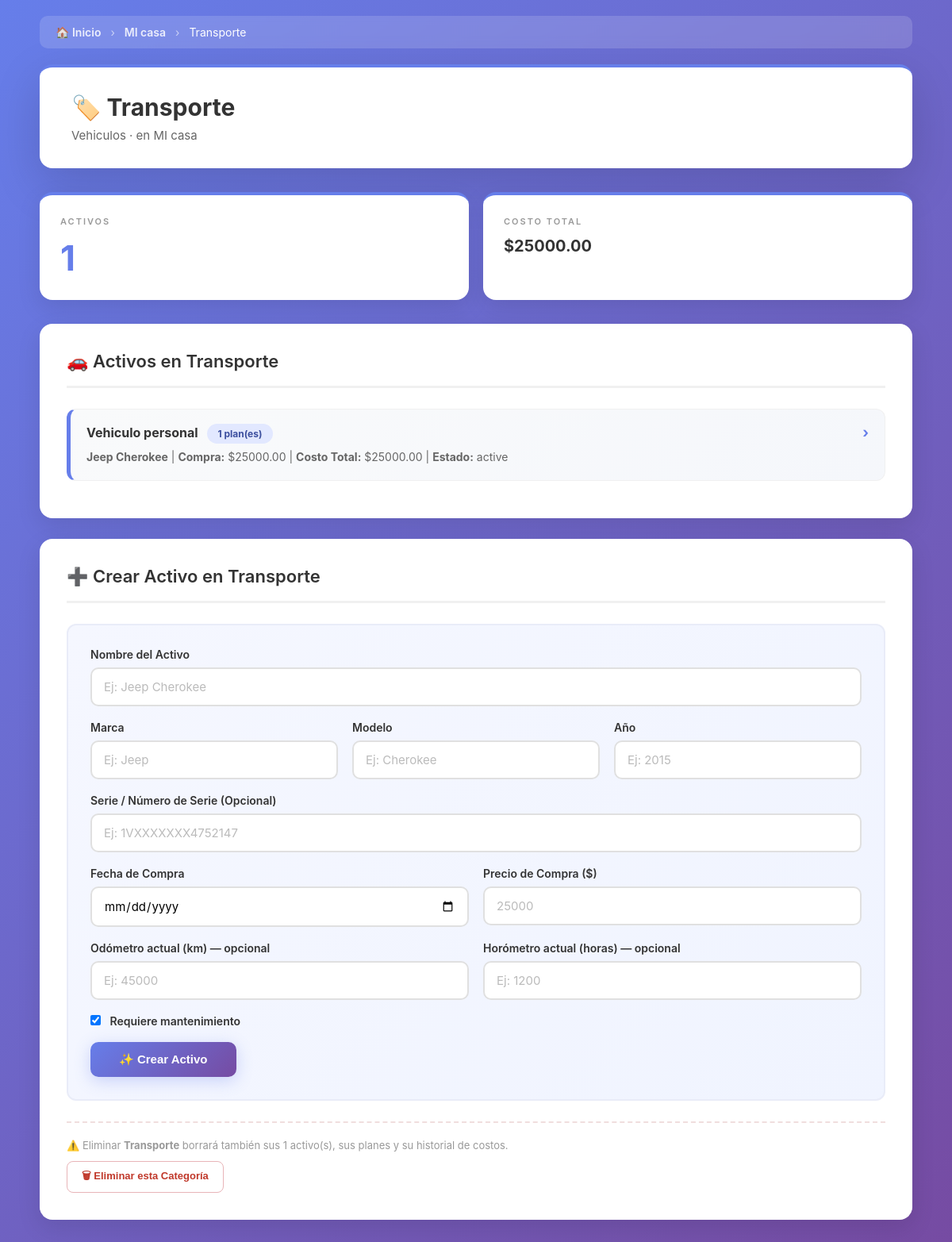
The page /categoria/1 on the database its author committed.
### app/models/entity.py (models this page shows, shortened)
class Entity(db.Model):
    __tablename__ = 'entities'
    id = db.Column(db.Integer, primary_key=True)
    name = db.Column(db.String(255), nullable=False, unique=True)
    entity_type = db.Column(db.String(50), nullable=False)
    description = db.Column(db.Text)
    location = db.Column(db.String(255))
    created_at = db.Column(db.DateTime, default=datetime.utcnow)
    updated_at = db.Column(db.DateTime, default=datetime.utcnow, onupdate=datetime.utcnow)
    categories = db.relationship('Category', backref='entity', lazy=True, cascade='all, delete-orphan')
    assets = db.relationship('Asset', backref='entity', lazy=True, cascade='all, delete-orphan')
    maintenance_plans = db.relationship('MaintenancePlan', backref='entity', lazy=True, cascade='all, delete-orphan')
    movements = db.relationship('MovementLedger', backref='entity', lazy=True, cascade='all, delete-orphan')

### app/models/category.py (models this page shows, shortened)
class Category(db.Model):
    __tablename__ = 'categories'
    id = db.Column(db.Integer, primary_key=True)
    entity_id = db.Column(db.Integer, db.ForeignKey('entities.id'), nullable=False)
    name = db.Column(db.String(255), nullable=False)
    description = db.Column(db.Text)
    created_at = db.Column(db.DateTime, default=datetime.utcnow)
    updated_at = db.Column(db.DateTime, default=datetime.utcnow, onupdate=datetime.utcnow)
    assets = db.relationship('Asset', backref='category', lazy=True, cascade='all, delete-orphan')
    maintenance_plans = db.relationship('MaintenancePlan', backref='category', lazy=True, cascade='all, delete-orphan')
    __table_args__ = (
        db.UniqueConstraint('entity_id', 'name', name='unique_entity_category_name'),
    )

### app/models/asset.py (models this page shows, shortened)
class Asset(db.Model):
    __tablename__ = 'assets'
    id = db.Column(db.Integer, primary_key=True)
    entity_id = db.Column(db.Integer, db.ForeignKey('entities.id'), nullable=False)
    category_id = db.Column(db.Integer, db.ForeignKey('categories.id'), nullable=False)
    name = db.Column(db.String(255), nullable=False)
    description = db.Column(db.Text)
    brand = db.Column(db.String(255))
    model = db.Column(db.String(255))
    year = db.Column(db.Integer)
    serial_number = db.Column(db.String(255), unique=True, nullable=True)
    purchase_date = db.Column(db.DateTime, nullable=False)
    purchase_price = db.Column(db.Float)
    warranty_expiry = db.Column(db.DateTime)
    requires_maintenance = db.Column(db.Boolean, default=True)
    status = db.Column(db.String(20), default='active')
    current_kilometers = db.Column(db.Float)
    current_hours = db.Column(db.Float)
    last_reading_date = db.Column(db.DateTime)
    created_at = db.Column(db.DateTime, default=datetime.utcnow)
    updated_at = db.Column(db.DateTime, default=datetime.utcnow, onupdate=datetime.utcnow)
    movements = db.relationship('MovementLedger', backref='asset', lazy=True, cascade='all, delete-orphan')
    maintenance_plans = db.relationship('MaintenancePlan', backref='asset', lazy=True, cascade='all, delete-orphan')
    def get_total_cost(self):
        return sum(m.amount for m in self.movements if m.amount)

### app/models/movement_ledger.py (models this page shows, shortened)
class MovementLedger(db.Model):
    __tablename__ = 'movement_ledger'
    id = db.Column(db.Integer, primary_key=True)
    entity_id = db.Column(db.Integer, db.ForeignKey('entities.id'), nullable=False)
    asset_id = db.Column(db.Integer, db.ForeignKey('assets.id'), nullable=False)
    movement_type = db.Column(db.String(50), nullable=False)
    description = db.Column(db.Text, nullable=False)
    amount = db.Column(db.Float, nullable=False)
    maintenance_plan_id = db.Column(db.Integer, db.ForeignKey('maintenance_plans.id'), nullable=True)
    movement_date = db.Column(db.DateTime, default=datetime.utcnow, nullable=False)
    created_at = db.Column(db.DateTime, default=datetime.utcnow)
    notes = db.Column(db.Text)
    maintenance_plan = db.relationship('MaintenancePlan', backref='movements')

### app/routes/dashboard.py (the view)
@main_bp.route('/categoria/<int:category_id>')
def ver_categoria(category_id):
    category = Category.query.get(category_id)
    if not category:
        abort(404)
    costo_total = sum(a.get_total_cost() for a in category.assets)
    return render_template('categoria.html', category=category, costo_total=costo_total)

### app/templates/categoria.html (shortened to what this page needs)
{% extends "base.html" %}
{% block breadcrumb %}
<div class="breadcrumb">
    <a href="{{ url_for('main.dashboard') }}">🏠 Inicio</a>
    <span>›</span>
    <a href="{{ url_for('main.ver_entidad', entity_id=category.entity.id) }}">{{ category.entity.name }}</a>
    <span>›</span>
    {{ category.name }}
</div>
{% endblock %}
{% block contenido %}
<div class="header">
    <h1>🏷️ {{ category.name }}</h1>
    <p>{{ category.description or 'Sin descripción' }} · en {{ category.entity.name }}</p>
</div>
<div class="grid">
    <div class="card"><h2>Activos</h2><div class="number">{{ category.assets|length }}</div></div>
    <div class="card"><h2>Costo Total</h2><div class="texto">${{ '%.2f'|format(costo_total) }}</div></div>
</div>
<div class="section">
    <h2>🚗 Activos en {{ category.name }}</h2>
    {% if category.assets %}
        {% for asset in category.assets %}
        <a class="item" href="{{ url_for('main.ver_activo', asset_id=asset.id) }}">
            <span class="chevron">›</span>
            <div class="item-title">
                {{ asset.name }}
                {% if asset.requires_maintenance %}
                    <span class="badge badge-info">{{ asset.maintenance_plans|length }} plan(es)</span>
                {% endif %}
            </div>
            <div class="item-details">
                <strong>{{ asset.brand or '' }} {{ asset.model or '' }}{% if asset.year %} ({{ asset.year }}){% endif %}</strong> |
                <strong>Compra:</strong> ${{ '%.2f'|format(asset.purchase_price or 0) }} |
                <strong>Costo Total:</strong> ${{ '%.2f'|format(asset.get_total_cost()) }} |
                <strong>Estado:</strong> {{ asset.status }}
            </div>
        </a>
        {% endfor %}
    {% else %}
        <div class="vacio">Esta categoría aún no tiene activos. Crea el primero abajo.</div>
    {% endif %}
</div>
<div class="section">
    <h2>➕ Crear Activo en {{ category.name }}</h2>
    <div class="form-section">
        <form method="POST" action="{{ url_for('main.create_asset_form', category_id=category.id) }}">
            <div class="form-group">
                <label>Nombre del Activo</label>
                <input type="text" name="name" placeholder="Ej: Jeep Cherokee" required>
            </div>
            <div class="form-row-3">
                <div class="form-group">
                    <label>Marca</label>
                    <input type="text" name="brand" placeholder="Ej: Jeep">
                </div>
                <div class="form-group">
                    <label>Modelo</label>
                    <input type="text" name="model" placeholder="Ej: Cherokee">
                </div>
                <div class="form-group">
                    <label>Año</label>
                    <input type="number" name="year" min="1900" max="2100" placeholder="Ej: 2015">
                </div>
            </div>
            <div class="form-group">
                <label>Serie / Número de Serie (Opcional)</label>
                <input type="text" name="serial_number" placeholder="Ej: 1VXXXXXXX4752147">
            </div>
            <div class="form-row">
                <div class="form-group">
                    <label>Fecha de Compra</label>
                    <input type="date" name="purchase_date" required>
                </div>
                <div class="form-group">
                    <label>Precio de Compra ($)</label>
                    <input type="number" step="0.01" name="purchase_price" placeholder="25000">
                </div>
            </div>
            <div class="form-row">
                <div class="form-group">
                    <label>Odómetro actual (km) — opcional</label>
                    <input type="number" step="0.01" name="current_kilometers" placeholder="Ej: 45000">
                </div>
                <div class="form-group">
                    <label>Horómetro actual (horas) — opcional</label>
                    <input type="number" step="0.01" name="current_hours" placeholder="Ej: 1200">
                </div>
            </div>
            <div class="form-group">
                <label>
                    <input type="checkbox" name="requires_maintenance" value="1"
                           style="width:auto; margin-right:8px;" checked>
                    Requiere mantenimiento
                </label>
            </div>
            <button type="submit">✨ Crear Activo</button>
        </form>
    </div>
    <div class="zona-peligro">
        <p>⚠️ Eliminar <strong>{{ category.name }}</strong> borrará también sus
           {{ category.assets|length }} activo(s), sus planes y su historial de costos.</p>
        <form method="POST" action="{{ url_for('main.eliminar_categoria', category_id=category.id) }}"
              onsubmit="return confirm('¿Eliminar la categoría {{ category.name }} y todos sus activos?\n\nEsta acción no se puede deshacer.');">
            <button type="submit" class="btn-borrar">🗑 Eliminar esta Categoría</button>
        </form>
    </div>
</div>
{% endblock %}

### app/templates/base.html (shortened to what this page needs)
<!DOCTYPE html>
<html lang="es">
<head>
</head>
<body>
    <div class="container">
        {% block breadcrumb %}{% endblock %}
        {% block contenido %}{% endblock %}
    </div>
</body>
</html>

### app/templates/base.html (style rules this page uses)
* { margin: 0; padding: 0; box-sizing: border-box; }
body { font-family: -apple-system, BlinkMacSystemFont, 'Segoe UI', Roboto, sans-serif; background: linear-gradient(135deg, #667eea 0%, #764ba2 100%); min-height: 100vh; padding: 20px; }
.container { max-width: 1100px; margin: 0 auto; }
.breadcrumb { background: rgba(255,255,255,0.15); padding: 12px 20px; border-radius: 10px; margin-bottom: 20px; font-size: 14px; color: #fff; backdrop-filter: blur(6px); }
.breadcrumb a { color: #fff; text-decoration: none; font-weight: 600; opacity: 0.85; }
.breadcrumb span { opacity: 0.6; margin: 0 8px; }
.header { background: white; padding: 32px 40px; border-radius: 16px; margin-bottom: 30px; box-shadow: 0 20px 60px rgba(0,0,0,0.15); border-top: 4px solid #667eea; }
.header h1 { color: #333; margin-bottom: 8px; font-size: 30px; }
.header p { color: #666; font-size: 15px; }
.grid { display: grid; grid-template-columns: repeat(auto-fit, minmax(200px, 1fr)); gap: 18px; margin-bottom: 30px; }
.card { background: white; border-radius: 16px; padding: 26px; box-shadow: 0 10px 30px rgba(0,0,0,0.1); border-top: 4px solid #667eea; }
.card h2 { color: #999; font-size: 11px; text-transform: uppercase; letter-spacing: 2px; margin-bottom: 12px; font-weight: 600; }
.card .number { font-size: 44px; font-weight: 700; color: #667eea; }
.card .texto { font-size: 20px; font-weight: 700; color: #333; }
.section { background: white; border-radius: 16px; padding: 34px; margin-bottom: 26px; box-shadow: 0 10px 30px rgba(0,0,0,0.1); }
.section h2 { color: #333; margin-bottom: 26px; padding-bottom: 18px; border-bottom: 3px solid #f0f0f0; font-size: 22px; font-weight: 600; }
.form-section { background: linear-gradient(135deg, #f5f7ff 0%, #f0f4ff 100%); padding: 28px; border-radius: 12px; border: 2px solid #e9ecf8; }
.form-group { margin-bottom: 18px; }
.form-group label { display: block; margin-bottom: 8px; font-weight: 600; color: #333; font-size: 14px; }
.form-group input, .form-group select { width: 100%; padding: 13px 15px; border: 2px solid #e0e0e0; border-radius: 10px; font-size: 15px; font-family: inherit; transition: all 0.25s ease; background: white; }
.form-group input::placeholder { color: #bbb; }
.form-row { display: grid; grid-template-columns: 1fr 1fr; gap: 18px; }
.form-row-3 { display: grid; grid-template-columns: 1fr 1fr 1fr; gap: 18px; }
button { background: linear-gradient(135deg, #667eea 0%, #764ba2 100%); color: white; padding: 13px 36px; border: none; border-radius: 10px; font-weight: 600; cursor: pointer; font-size: 15px; transition: all 0.25s ease; box-shadow: 0 5px 20px rgba(102,126,234,0.3); }
.item { display: block; text-decoration: none; background: linear-gradient(135deg, #f9fafb 0%, #f5f7fb 100%); padding: 18px 20px; margin-bottom: 13px; border-radius: 12px; border: 1px solid #f0f0f0; border-left: 5px solid #667eea; transition: all 0.25s ease; }
.item-title { font-weight: 700; color: #333; margin-bottom: 6px; font-size: 16px; }
.item-details { font-size: 14px; color: #666; line-height: 1.6; }
.chevron { float: right; color: #667eea; font-weight: 700; font-size: 18px; }
.badge { display: inline-block; padding: 5px 13px; border-radius: 20px; font-size: 12px; font-weight: 700; margin-left: 8px; }
.badge-info { background: #e2e8ff; color: #3c4f9e; }
.btn-borrar { background: none; border: 1.5px solid #e8b4b8; color: #c0392b; padding: 8px 18px; border-radius: 8px; font-size: 13px; font-weight: 600; cursor: pointer; box-shadow: none; transition: all 0.2s ease; }
.zona-peligro { margin-top: 26px; padding-top: 20px; border-top: 2px dashed #f0dede; }
.zona-peligro p { color: #999; font-size: 13px; margin-bottom: 12px; }

### rows shown on the page
Entity: entity.name "MI casa"
Category: name "Transporte", description "Vehiculos"
Asset: name "Vehiculo personal", maintenance_plans|length "1", brand "Jeep", model "Cherokee", purchase_price "25000.00", status "active"
MovementLedger: get_total_cost "25000.00"

### other values the page prints
{{ category.assets|length }} "1"
{{ '%.2f'|format(costo_total) }} "25000.00"
